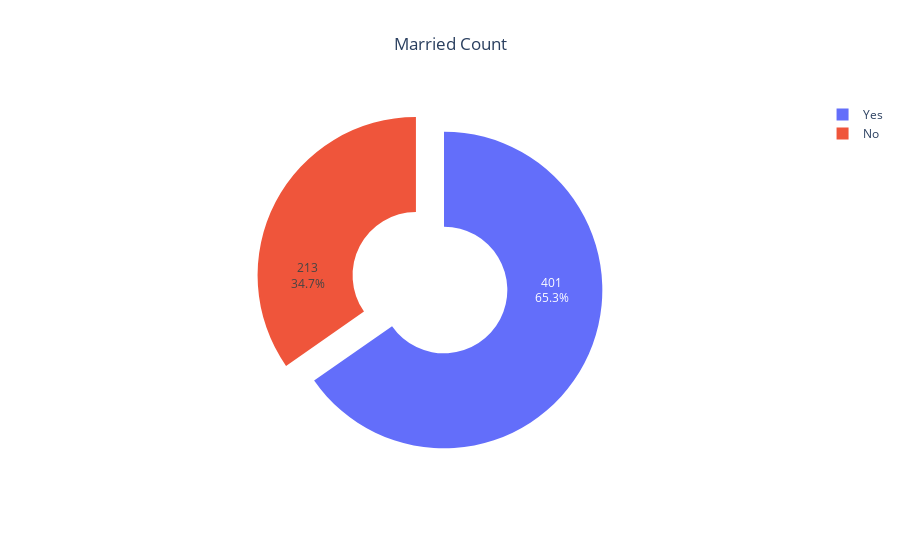

Here is the notebook cell this chart was saved with:
### Code cell
loan_ds_gender=loan_ds['Married'].value_counts().to_frame().reset_index().rename(columns={'index':'Married','Married':'count'})

fig = go.Figure([go.Pie(labels=loan_ds_gender['Married'],values=loan_ds_gender['count'],pull=[0,0.2],hole=0.4)])

fig.update_traces(hoverinfo='label+percent',textinfo='value+percent',textfont_size=12,insidetextorientation='radial')

fig.update_layout(title="Married Count",title_x=0.5)

fig.show()

### Figure 1 — Plotly figure (JSON) as saved in the notebook; plotly's stock layout.template omitted (floating-point values rounded to 4 significant figures)
{"data": [{"hole": 0.4, "hoverinfo": "label+percent", "insidetextorientation": "radial", "labels": ["Yes", "No"], "pull": [0, 0.2], "textfont": {"size": 12}, "textinfo": "value+percent", "type": "pie", "values": [401, 213]}], "layout": {"title": {"text": "Married Count", "x": 0.5}}}
